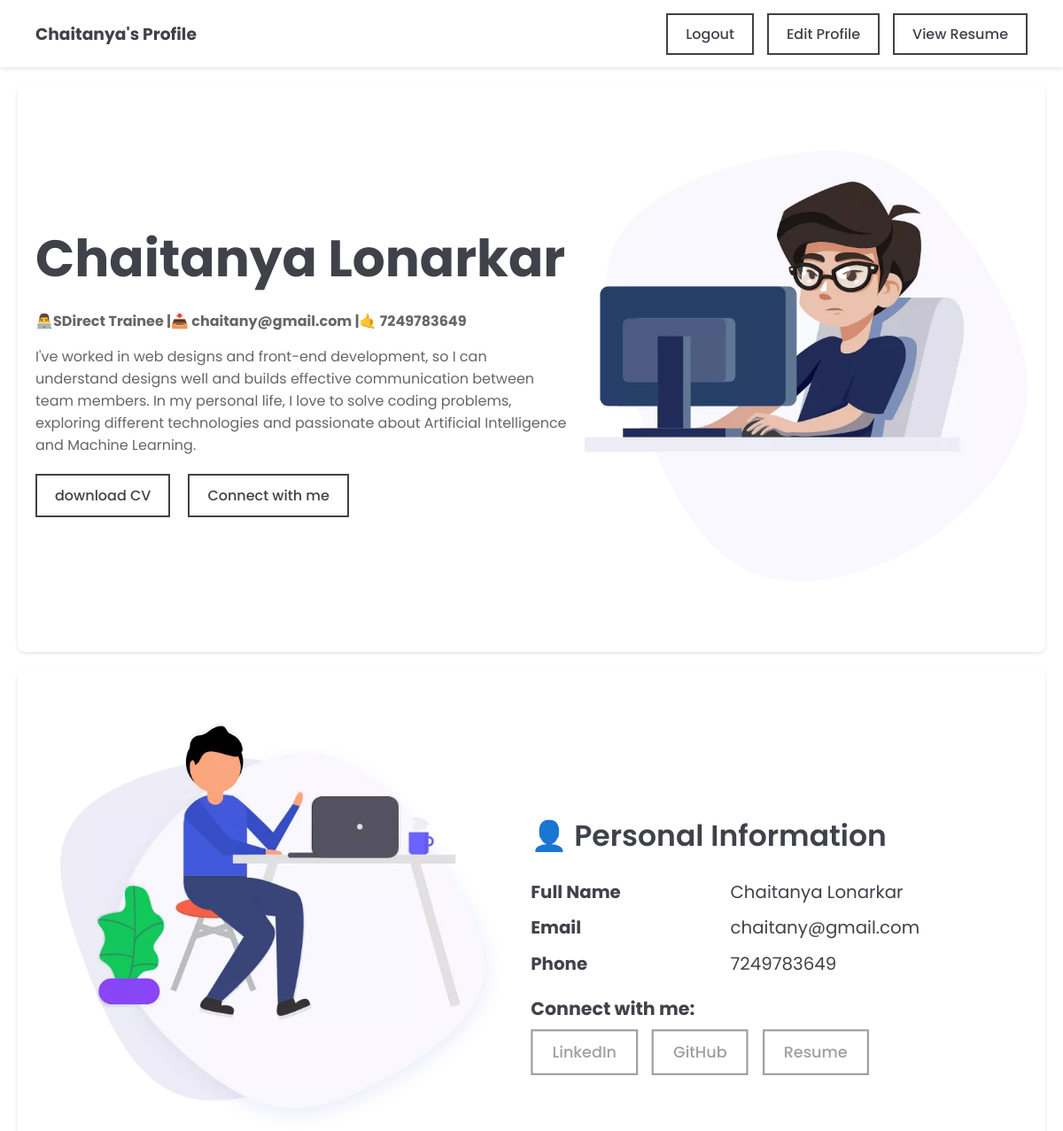
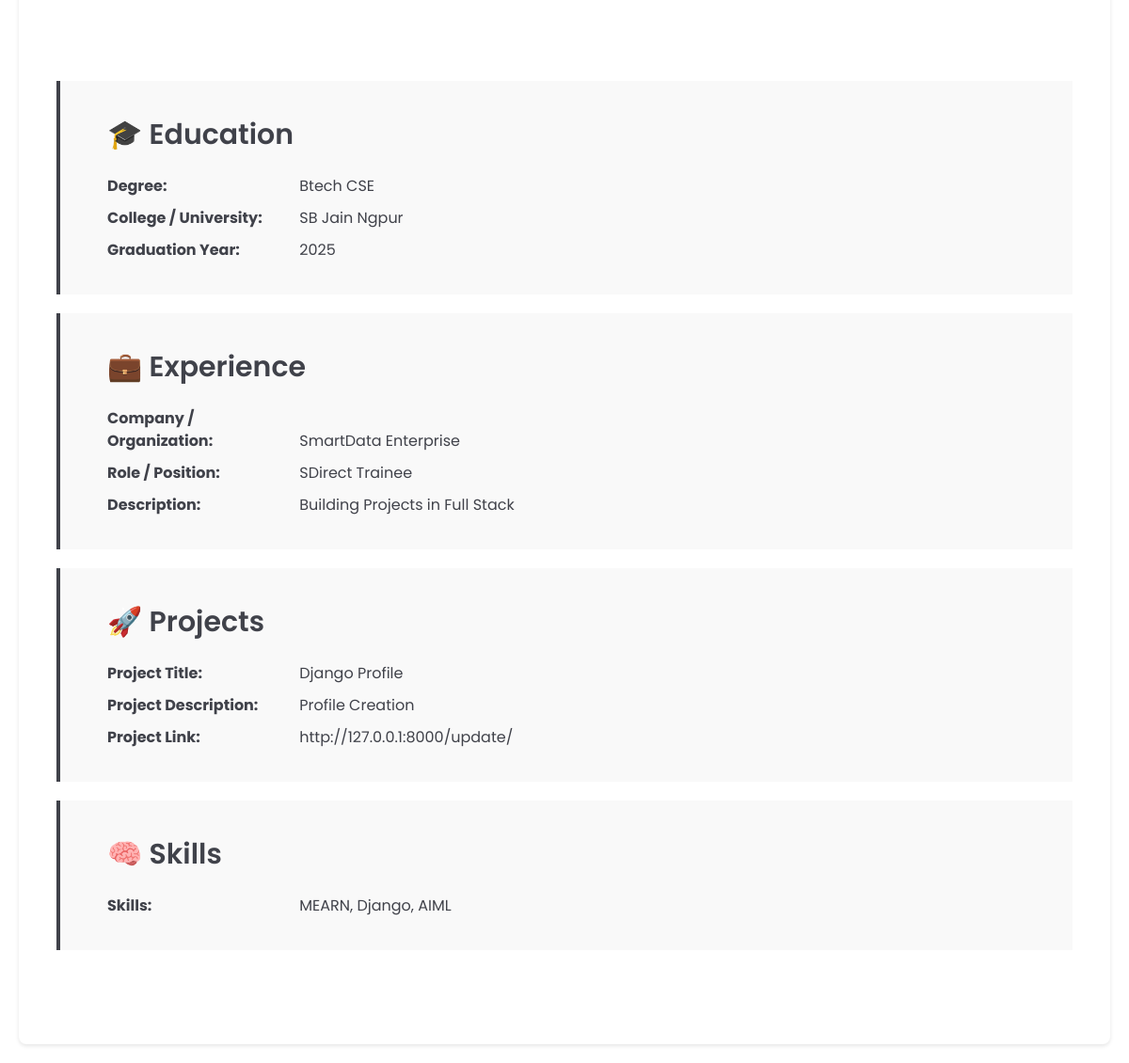
Screenshot of /myprofile/ (signed in) with the database file from the repository (2 pictures, top to bottom).
### folio/models.py (models this page shows, shortened)
class Portfolio(models.Model):
    user = models.OneToOneField(User, on_delete=models.CASCADE)
    name = models.CharField(max_length=100)
    email = models.EmailField()
    phone = models.CharField(max_length=20, blank=True, null=True)
    profile = models.ImageField(upload_to='profiles/', blank=True, null=True)
    location = models.CharField(max_length=100, blank=True, null=True)
    resume = models.URLField(blank=True, null=True)
    linkedin = models.URLField(blank=True, null=True)
    github = models.URLField(blank=True, null=True)
    bio = models.TextField(blank=True, null=True)
    age = models.PositiveIntegerField(blank=True, null=True)
    degree = models.CharField(max_length=100, blank=True, null=True)
    college = models.CharField(max_length=200, blank=True, null=True)
    graduation_year = models.CharField(max_length=10, blank=True, null=True)
    company = models.CharField(max_length=200, blank=True, null=True)
    position = models.CharField(max_length=100, blank=True, null=True)
    responsibilities = models.TextField(blank=True, null=True)
    projects_title = models.CharField(max_length=200, blank=True, null=True)
    project_desc = models.TextField(blank=True, null=True)
    project_link = models.URLField(blank=True, null=True)
    skills = models.TextField(blank=True, null=True)
    created_at = models.DateTimeField(auto_now_add=True)

### folio/views.py (the view)
# urls.py: path('myprofile/', views.profile, name='profile'),
@login_required
def profile(request):
    portfolio = Portfolio.objects.get(user=request.user)
    return render(request, 'profile.html', {'user': portfolio})

### folio/templates/profile.html (shortened to what this page needs)
{% load static %}
<!DOCTYPE html>
<html lang="en">
  <head>
    <link rel="stylesheet" href="{% static 'css/profile.css' %}" />
    <!-- {% load bootstrap5 %}
  {% bootstrap_css %}
  {% bootstrap_javascript %} -->
  </head>
  <body>
    <nav>
      <div class="nav-container">
        <h3 href="#" class="logo">Chaitanya's Profile</h3>
        <ul class="nav-links">
          <li><a class="unique-button" href="{% url 'logout' %}">Logout</a></li>
          <li>
            <a class="unique-button" href="{% url 'update_profile' %}"
              >Edit Profile</a
            >
          </li>
          <li>
            <a class="unique-button" href="{% url 'resume' %}">View Resume</a>
          </li>
        </ul>
      </div>
    </nav>
    <div class="container">
      <div class="profile-header">
        <div class="right">
          <h2>{{ user.name }}</h2>
          <p>
            <b>
              👨‍💻{{ user.position }} |📥 {{ user.email }} |🤙 {{ user.phone }}
            </b>
          </p>
          <p class="bio">{{ user.bio }}</p>
          <div class="btns">
            <a class="unique-button"> download CV </a>
            <a class="unique-button"> Connect with me </a>
          </div>
        </div>
        <div class="left">
          <img
            src="{% static 'images/home-right.png' %}"
            alt="Profile Picture"
          />
        </div>
      </div>
    </div>
    <div class="info">
      <div class="section-content personal">
        <div class="right">
          <div class="section-title">👤 Personal Information</div>
          <p><b>Full Name</b> {{ user.name }}</p>
          <p><b>Email</b> {{ user.email }}</p>
          <p><b>Phone</b> {{ user.phone }}</p>
          <div>
            <h3>Connect with me:</h3>
            <a class="unique-button social" href="">LinkedIn</a>
            <a class="unique-button social" href="">GitHub</a>
            <a class="unique-button social" href="">Resume</a>
          </div>
        </div>
        <div class="left">
          <img src="{% static 'images/about-us.png' %}" alt="" />
        </div>
      </div>
      <div class="other-info">
        <div class="card">
          <div class="section-title">🎓 Education</div>
          <div class="section-content">
            <p><b>Degree:</b> {{ user.degree }}</p>
            <p><b>College / University:</b> {{ user.college }}</p>
            <p><b>Graduation Year:</b> {{ user.graduation_year }}</p>
          </div>
        </div>
        <div class="card">
          <div class="section-title">💼 Experience</div>
          <div class="section-content">
            <p><b>Company / Organization:</b> {{ user.company }}</p>
            <p><b>Role / Position:</b> {{ user.position }}</p>
            <p><b>Description:</b> {{ user.responsibilities }}</p>
          </div>
        </div>
        <div class="card">
          <div class="section-title">🚀 Projects</div>
          <div class="section-content">
            <p><b>Project Title:</b> {{ user.projects_title }}</p>
            <p><b>Project Description:</b> {{ user.project_desc }}</p>
            <p><b>Project Link:</b> {{ user.project_link }}</p>
          </div>
        </div>
        <div class="card">
          <div class="section-title">🧠 Skills</div>
          <div class="section-content">
            <p><b>Skills:</b> {{ user.skills }}</p>
          </div>
        </div>
      </div>
    </div>
  </body>
</html>

### static/css/profile.css (style rules this page uses)
body { background: linear-gradient(#f2f7f8); font-family: "Poppins", sans-serif; color: #40424a; margin: 0; padding: 0; }
.nav-container { display: flex; justify-content: space-between; align-items: center; padding: 5px 40px; background-color: #ffffff; box-shadow: 0 2px 4px rgba(0, 0, 0, 0.1); }
.nav-container li { list-style: none; display: inline-block; }
.nav-container .nav-links { display: flex; gap: 15px; }
.unique-button { text-decoration: none; color: #40424a; font-weight: 500; font-size: 16px; transition: color 0.3s ease; border: 2px solid #40424a; padding: 10px 20px; }
.profile-header { display: flex; justify-content: center; align-items: center; padding: 20px; background-color: #ffffff; box-shadow: 0 2px 4px rgba(0, 0, 0, 0.1); margin: 20px; border-radius: 8px; height: 75vh; }
.profile-header img { width: 500px; }
.profile-header h2 { margin: 0; font-size: 58px; }
.profile-header p { margin: 15px 0; color: #666666; }
.right { width: 700px; }
.bio { width: 600px; }
.btns { margin-top: 20px; display: flex; gap: 20px; }
.personal p { font-size: 18px; margin: 10px 0; }
.personal { margin-top: 30px; display: flex; flex-direction: row-reverse; justify-content: center; align-items: center; gap: 10px; width: 100%; }
.personal .left img { width: 500px; }
.personal .left { text-align: center; }
.personal .right { scale: 1.1; }
.personal .right,.personal .left { width: 50%; padding: 20px; margin: auto; }
.info { background-color: #ffffff; margin: 20px; padding: 20px; border-radius: 8px; box-shadow: 0 2px 4px rgba(0, 0, 0, 0.1); }
.other-info { margin-top: 40px; margin-bottom: 40px; padding: 20px; display: grid; grid-template-columns: repeat(auto-fit, minmax(600px, 1fr)); }
.card { margin-bottom: 20px; padding: 15px; padding-left: 50px; border-left: 4px solid #40424a; background-color: #f9f9f9; }
.social { margin-right: 10px; margin-top: 40px; opacity: 0.5; text-decoration: none; color: #40424a; transition:all 0.5s ease; }
.section-title { font-size: 30px; font-weight: 600; margin: 20px 0; }
.section-content { margin: 20px 0; line-height: 1.5; }
.section-content p { margin: 10px 0; }
.section-content b { width: 200px; display: inline-block; }
.section-content img { max-width: 100%; height: auto; }

### rows the page displays
Portfolio: name "Chaitanya Lonarkar", position "SDirect Trainee", email "chaitany@gmail.com", phone "7249783649", bio "I've worked in web designs and front-end development, so I can understand designs well and builds effective communication between team members. In my personal life, I love to solve coding problems, exploring different technologies and passionate about Artificial Intelligence and Machine Learning.", degree "Btech CSE", college "SB Jain Ngpur", graduation_year "2025", company "SmartData Enterprise", responsibilities "Building Projects in Full Stack", projects_title "Django Profile", project_desc "Profile Creation", project_link "http://127.0.0.1:8000/update/", skills "MEARN, Django, AIML"
